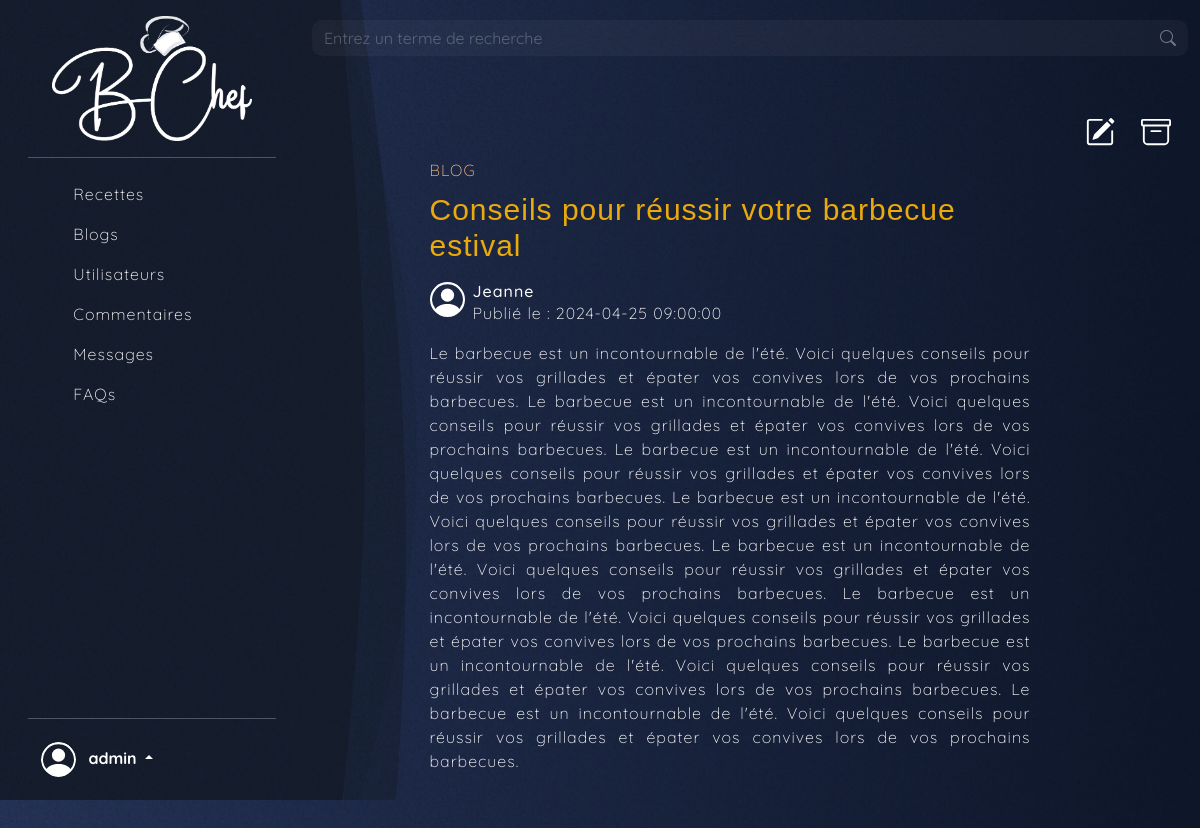
Screenshot of /admin/details_blogs.php?id_blog=1 (signed in) with the database file from the repository.
### tables this page shows
CREATE TABLE `blogs` (
  `id_blog` int(11) NOT NULL,
  `titre` varchar(255) NOT NULL,
  `objet` varchar(255) NOT NULL,
  `contenu` text NOT NULL,
  `auteur` varchar(100) NOT NULL,
  `date_creation` timestamp NOT NULL DEFAULT current_timestamp()
);

### admin/details_blogs.php (the view, shortened to what this page needs)
<?php
include 'header_admin.php';
$connexion = connexion();
$id_blog = isset($_GET['id_blog']) ? $_GET['id_blog'] : null;
function getBlogs($connexion, $id_blog) {
  try {
      $res = $connexion->prepare("SELECT * FROM blogs WHERE id_blog = ?");
      $res->execute([$id_blog]);
      return $res->fetch();
  } catch (PDOException $e) {
      return array();
  }
}
$blog = getBlogs($connexion, $id_blog);
?>
  <main>
    <section>
    <div class="d-flex justify-content-end react p-1">
                      <div class="edit">
                        <a href="edit_blogs.php?id_blog=<?php echo $blog['id_blog'];?>&action=edit"
                          class="btn btn-white">
                        </a>
                      </div>
                      <div class="delete">
                        <a href="delete_blogs.php?id_blog=<?php echo $blog['id_blog'];?>"
                          class="btn btn-white">
                        </a>
                      </div>
                      </div>
      <div class="container">
        <div class="row justify-content-center ">
          <div class="col-md-9 ps-2 pe-5 blog" >
            <span>BLOG</span>
            <h2><?php echo $blog['titre']; ?></h2>
            <div class="author d-flex gap-2 ">
                    <div>
                    </div>
                    <div>
                      <h6 class="m-0"><?php echo $blog['auteur']; ?></h6>
                      <p>Publié le : <?php echo $blog['date_creation']; ?></p>
                    </div>
                  </div>
            <div style="text-align: justify; ">
            <p><?php echo $blog['contenu']; ?></p>
            </div>
          </div>
        </div>
      </div>
    </section>
  </main>

### admin/style.css (style rules this page uses)
* { margin: 0; padding: 0; -webkit-box-sizing: border-box; box-sizing: border-box; }
body { font-family: "Quicksand", sans-serif; font-optical-sizing: auto; font-weight: 100; font-size: 16px; font-style: normal; letter-spacing: 1px; color: black; background: rgb(15,24,44); background: linear-gradient(270deg, #0f182c 0%, #27355a 100%); color: white; }
body::after { content: url(); background-image: url(../images/Background\ Noise.svg); background-size: cover; background-repeat: repeat; background-position: center; position: fixed; height: 100%; top: 0; left: 0; bottom: 0; right: 0; z-index: -1; }
h2 { padding: 10px 0; font-family: "Archivo Black", sans-serif; font-optical-sizing: auto; font-weight: 500; font-size: 30px; color: #EAA90C; }
p { text-align: justify; }
section { margin: 30px 0; padding: 20px 0; }
a { text-decoration: none; color: white; }
span { color: #FDBD84; }

### rows the page displays
blogs: titre "Conseils pour réussir votre barbecue estival", auteur "Jeanne", date_creation "2024-04-25 09:00:00", contenu "Le barbecue est un incontournable de l'été. Voici quelques conseils pour réussir vos grillades et épater vos convives lors de vos prochains barbecues. Le barbecue est un incontournable de l'été. Voici quelques conseils pour réussir vos grillades et épater vos convives lors de vos prochains barbecues. Le barbecue est un incontournable de l'été. Voici quelques conseils pour réussir vos grillades et épater vos convives lors de vos prochains barbecues. Le barbecue est un incontournable de l'été. Voici quelques conseils pour réussir vos grillades et épater vos convives lors de vos prochains barbecues. Le barbecue est un incontournable de l'été. Voici quelques conseils pour réussir vos grillades…"

### other values shown
$_SESSION['admin'] "admin"
